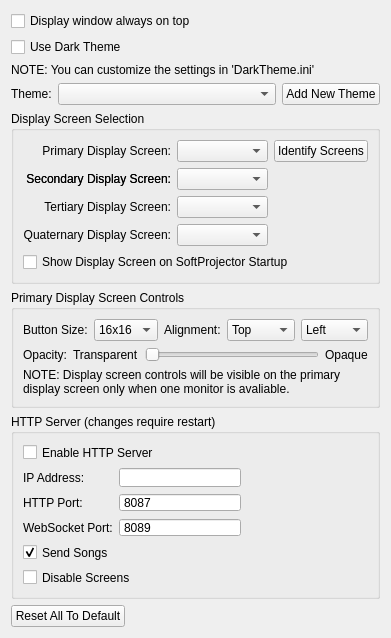
<?xml version="1.0" encoding="UTF-8"?>
<ui version="4.0">
 <class>GeneralSettingWidget</class>
 <widget class="QWidget" name="GeneralSettingWidget">
  <property name="geometry">
   <rect>
    <x>0</x>
    <y>0</y>
    <width>371</width>
    <height>519</height>
   </rect>
  </property>
  <layout class="QVBoxLayout" name="verticalLayout">
   <item>
    <widget class="QCheckBox" name="checkBoxDisplayOnTop">
     <property name="toolTip">
      <string>If checked, the screen &quot;window&quot; is always drawn on top of other windows. This prevents the user from accidently drawing a window onto the projector's screen.</string>
     </property>
     <property name="text">
      <string>Display window always on top</string>
     </property>
    </widget>
   </item>
   <item>
    <widget class="QCheckBox" name="checkBoxUseDarkTheme">
     <property name="toolTip">
      <string>Immediately Updates Registry</string>
     </property>
     <property name="text">
      <string>Use Dark Theme</string>
     </property>
    </widget>
   </item>
   <item>
    <widget class="QLabel" name="labelDarkThemeInfo">
     <property name="toolTip">
      <string/>
     </property>
     <property name="text">
      <string>NOTE: You can customize the settings in 'DarkTheme.ini'</string>
     </property>
    </widget>
   </item>
   <item>
    <layout class="QHBoxLayout" name="horizontalLayout_2">
     <item>
      <widget class="QLabel" name="label">
       <property name="text">
        <string>Theme:</string>
       </property>
      </widget>
     </item>
     <item>
      <widget class="QComboBox" name="comboBoxTheme">
       <property name="sizePolicy">
        <sizepolicy hsizetype="MinimumExpanding" vsizetype="Fixed">
         <horstretch>0</horstretch>
         <verstretch>0</verstretch>
        </sizepolicy>
       </property>
      </widget>
     </item>
     <item>
      <widget class="QPushButton" name="pushButtonAddTheme">
       <property name="text">
        <string>Add New Theme</string>
       </property>
       <property name="icon">
        <iconset resource="softprojector.qrc">
         <normaloff>:/icons/icons/add.png</normaloff>:/icons/icons/add.png</iconset>
       </property>
      </widget>
     </item>
    </layout>
   </item>
   <item>
    <widget class="QGroupBox" name="groupBoxDisplayScreen">
     <property name="title">
      <string>Display Screen Selection</string>
     </property>
     <layout class="QGridLayout" name="gridLayout">
      <item row="1" column="1">
       <widget class="QComboBox" name="comboBoxDisplayScreen_2">
        <property name="sizePolicy">
         <sizepolicy hsizetype="Expanding" vsizetype="Fixed">
          <horstretch>0</horstretch>
          <verstretch>0</verstretch>
         </sizepolicy>
        </property>
        <property name="toolTip">
         <string>Select onto which screen to display</string>
        </property>
       </widget>
      </item>
      <item row="0" column="1">
       <widget class="QComboBox" name="comboBoxDisplayScreen">
        <property name="sizePolicy">
         <sizepolicy hsizetype="MinimumExpanding" vsizetype="Fixed">
          <horstretch>0</horstretch>
          <verstretch>0</verstretch>
         </sizepolicy>
        </property>
        <property name="toolTip">
         <string>Select onto which screen to display</string>
        </property>
       </widget>
      </item>
      <item row="1" column="0">
       <widget class="QLabel" name="label_displayScreen_2">
        <property name="text">
         <string>Secondary Display Screen:</string>
        </property>
        <property name="alignment">
         <set>Qt::AlignRight|Qt::AlignTrailing|Qt::AlignVCenter</set>
        </property>
       </widget>
      </item>
      <item row="0" column="2">
       <widget class="QPushButton" name="pushButtonIdentifyScreens">
        <property name="toolTip">
         <string>Show each screen's number on that screen</string>
        </property>
        <property name="text">
         <string>Identify Screens</string>
        </property>
       </widget>
      </item>
      <item row="2" column="2">
       <spacer name="horizontalSpacer_5">
        <property name="orientation">
         <enum>Qt::Horizontal</enum>
        </property>
        <property name="sizeHint" stdset="0">
         <size>
          <width>40</width>
          <height>20</height>
         </size>
        </property>
       </spacer>
      </item>
      <item row="0" column="0">
       <widget class="QLabel" name="label_displayScreen">
        <property name="text">
         <string>Primary Display Screen:</string>
        </property>
        <property name="alignment">
         <set>Qt::AlignRight|Qt::AlignTrailing|Qt::AlignVCenter</set>
        </property>
       </widget>
      </item>
      <item row="2" column="1">
       <widget class="QComboBox" name="comboBoxDisplayScreen_3">
        <property name="sizePolicy">
         <sizepolicy hsizetype="Expanding" vsizetype="Fixed">
          <horstretch>0</horstretch>
          <verstretch>0</verstretch>
         </sizepolicy>
        </property>
        <property name="toolTip">
         <string>Select onto which screen to display</string>
        </property>
       </widget>
      </item>
      <item row="2" column="0">
       <widget class="QLabel" name="label_displayScreen_3">
        <property name="text">
         <string>Tertiary Display Screen:</string>
        </property>
        <property name="alignment">
         <set>Qt::AlignRight|Qt::AlignTrailing|Qt::AlignVCenter</set>
        </property>
       </widget>
      </item>
      <item row="1" column="0">
       <widget class="QLabel" name="label_displayScreen_2">
        <property name="text">
         <string>Secondary Display Screen:</string>
        </property>
        <property name="alignment">
         <set>Qt::AlignRight|Qt::AlignTrailing|Qt::AlignVCenter</set>
        </property>
       </widget>
      </item>
      <item row="4" column="0" colspan="3">
       <widget class="QCheckBox" name="checkBoxDisplayOnStartUp">
        <property name="text">
         <string>Show Display Screen on SoftProjector Startup</string>
        </property>
       </widget>
      </item>
      <item row="3" column="0">
       <widget class="QLabel" name="label_displayScreen_4">
        <property name="text">
         <string>Quaternary Display Screen:</string>
        </property>
        <property name="alignment">
         <set>Qt::AlignRight|Qt::AlignTrailing|Qt::AlignVCenter</set>
        </property>
       </widget>
      </item>
      <item row="3" column="1">
       <widget class="QComboBox" name="comboBoxDisplayScreen_4">
        <property name="toolTip">
         <string>Select onto which screen to display</string>
        </property>
       </widget>
      </item>
      <item row="3" column="2">
       <spacer name="horizontalSpacer_6">
        <property name="orientation">
         <enum>Qt::Horizontal</enum>
        </property>
        <property name="sizeHint" stdset="0">
         <size>
          <width>40</width>
          <height>20</height>
         </size>
        </property>
       </spacer>
      </item>
     </layout>
    </widget>
   </item>
   <item>
    <widget class="QGroupBox" name="groupBoxDisplayControls">
     <property name="title">
      <string>Primary Display Screen Controls</string>
     </property>
     <layout class="QGridLayout" name="gridLayout_4">
      <item row="2" column="0">
       <widget class="QLabel" name="labelControlsInfo">
        <property name="text">
         <string>NOTE: Display screen controls will be visible on the primary display screen only when one monitor is avaliable.</string>
        </property>
        <property name="wordWrap">
         <bool>true</bool>
        </property>
       </widget>
      </item>
      <item row="0" column="0">
       <layout class="QHBoxLayout" name="horizontalLayout">
        <item>
         <widget class="QLabel" name="labelIconSize">
          <property name="text">
           <string>Button Size:</string>
          </property>
         </widget>
        </item>
        <item>
         <widget class="QComboBox" name="comboBoxIconSize">
          <item>
           <property name="text">
            <string>16x16</string>
           </property>
          </item>
          <item>
           <property name="text">
            <string>24x24</string>
           </property>
          </item>
          <item>
           <property name="text">
            <string>32x32</string>
           </property>
          </item>
          <item>
           <property name="text">
            <string>48x48</string>
           </property>
          </item>
          <item>
           <property name="text">
            <string>64x64</string>
           </property>
          </item>
          <item>
           <property name="text">
            <string>96x96</string>
           </property>
          </item>
         </widget>
        </item>
        <item>
         <spacer name="horizontalSpacer_4">
          <property name="orientation">
           <enum>Qt::Horizontal</enum>
          </property>
          <property name="sizeHint" stdset="0">
           <size>
            <width>40</width>
            <height>20</height>
           </size>
          </property>
         </spacer>
        </item>
        <item>
         <widget class="QLabel" name="labelAlignment">
          <property name="text">
           <string>Alignment:</string>
          </property>
         </widget>
        </item>
        <item>
         <widget class="QComboBox" name="comboBoxControlsAlignV">
          <item>
           <property name="text">
            <string>Top</string>
           </property>
          </item>
          <item>
           <property name="text">
            <string>Middle</string>
           </property>
          </item>
          <item>
           <property name="text">
            <string>Bottom</string>
           </property>
          </item>
         </widget>
        </item>
        <item>
         <widget class="QComboBox" name="comboBoxControlsAlignH">
          <item>
           <property name="text">
            <string>Left</string>
           </property>
          </item>
          <item>
           <property name="text">
            <string>Center</string>
           </property>
          </item>
          <item>
           <property name="text">
            <string>Right</string>
           </property>
          </item>
         </widget>
        </item>
       </layout>
      </item>
      <item row="1" column="0">
       <layout class="QHBoxLayout" name="horizontalLayout_3">
        <item>
         <widget class="QLabel" name="labelOpacity">
          <property name="text">
           <string>Opacity:</string>
          </property>
         </widget>
        </item>
        <item>
         <widget class="QLabel" name="labelTransparent">
          <property name="text">
           <string>Transparent</string>
          </property>
         </widget>
        </item>
        <item>
         <widget class="QSlider" name="horizontalSliderOpacity">
          <property name="maximum">
           <number>102</number>
          </property>
          <property name="orientation">
           <enum>Qt::Horizontal</enum>
          </property>
         </widget>
        </item>
        <item>
         <widget class="QLabel" name="labelOpaque">
          <property name="text">
           <string>Opaque</string>
          </property>
         </widget>
        </item>
       </layout>
      </item>
     </layout>
    </widget>
   </item>
   <item>
    <widget class="QGroupBox" name="gridGroupBox">
     <property name="title">
      <string>HTTP Server (changes require restart)</string>
     </property>
     <layout class="QGridLayout" name="gridLayout_5">
      <property name="leftMargin">
       <number>9</number>
      </property>
      <property name="topMargin">
       <number>9</number>
      </property>
      <property name="rightMargin">
       <number>9</number>
      </property>
      <property name="bottomMargin">
       <number>9</number>
      </property>
      <item row="5" column="1">
       <widget class="QSpinBox" name="spinBoxWebSocketPort">
        <property name="minimumSize">
         <size>
          <width>60</width>
          <height>0</height>
         </size>
        </property>
        <property name="frame">
         <bool>true</bool>
        </property>
        <property name="buttonSymbols">
         <enum>QAbstractSpinBox::NoButtons</enum>
        </property>
        <property name="maximum">
         <number>9999</number>
        </property>
        <property name="value">
         <number>8089</number>
        </property>
       </widget>
      </item>
      <item row="4" column="2">
       <spacer name="horizontalSpacer_5">
        <property name="orientation">
         <enum>Qt::Horizontal</enum>
        </property>
        <property name="sizeType">
         <enum>QSizePolicy::Expanding</enum>
        </property>
        <property name="sizeHint" stdset="0">
         <size>
          <width>40</width>
          <height>20</height>
         </size>
        </property>
       </spacer>
      </item>
      <item row="4" column="0">
       <widget class="QLabel" name="label_httpPort">
        <property name="enabled">
         <bool>true</bool>
        </property>
        <property name="sizePolicy">
         <sizepolicy hsizetype="Minimum" vsizetype="Preferred">
          <horstretch>0</horstretch>
          <verstretch>0</verstretch>
         </sizepolicy>
        </property>
        <property name="minimumSize">
         <size>
          <width>0</width>
          <height>0</height>
         </size>
        </property>
        <property name="maximumSize">
         <size>
          <width>16777213</width>
          <height>16777215</height>
         </size>
        </property>
        <property name="text">
         <string>HTTP Port:</string>
        </property>
       </widget>
      </item>
      <item row="7" column="0" colspan="3">
       <widget class="QCheckBox" name="checkBoxSendSongs">
        <property name="toolTip">
         <string>Send song verses over WebSocket when HTTP mode is active.</string>
        </property>
        <property name="text">
         <string>Send Songs</string>
        </property>
        <property name="checked">
         <bool>true</bool>
        </property>
       </widget>
      </item>
      <item row="8" column="0" colspan="3">
       <widget class="QCheckBox" name="checkBoxDisableScreens">
        <property name="toolTip">
         <string>Disable display forms for HTTP-only use (restart required).</string>
        </property>
        <property name="text">
         <string>Disable Screens</string>
        </property>
       </widget>
      </item>
      <item row="5" column="0">
       <widget class="QLabel" name="label_webSocketPort">
        <property name="text">
         <string>WebSocket Port:</string>
        </property>
       </widget>
      </item>
      <item row="4" column="1">
       <widget class="QSpinBox" name="spinBoxHttpPort">
        <property name="sizePolicy">
         <sizepolicy hsizetype="Preferred" vsizetype="Fixed">
          <horstretch>0</horstretch>
          <verstretch>0</verstretch>
         </sizepolicy>
        </property>
        <property name="minimumSize">
         <size>
          <width>60</width>
          <height>0</height>
         </size>
        </property>
        <property name="frame">
         <bool>true</bool>
        </property>
        <property name="buttonSymbols">
         <enum>QAbstractSpinBox::NoButtons</enum>
        </property>
        <property name="maximum">
         <number>9999</number>
        </property>
        <property name="value">
         <number>8087</number>
        </property>
       </widget>
      </item>
      <item row="0" column="0" colspan="3">
       <widget class="QCheckBox" name="checkBoxEnableHttpServer">
        <property name="text">
         <string>Enable HTTP Server</string>
        </property>
       </widget>
      </item>
      <item row="2" column="0">
       <widget class="QLabel" name="label_ipAddress">
        <property name="text">
         <string>IP Address:</string>
        </property>
       </widget>
      </item>
      <item row="2" column="1">
       <widget class="QLineEdit" name="lineEditHTTPServerIPAddress"/>
      </item>
     </layout>
    </widget>
   </item>
   <item>
    <spacer name="verticalSpacer">
     <property name="orientation">
      <enum>Qt::Vertical</enum>
     </property>
     <property name="sizeHint" stdset="0">
      <size>
       <width>20</width>
       <height>40</height>
      </size>
     </property>
    </spacer>
   </item>
   <item>
    <layout class="QGridLayout" name="gridLayout_2">
     <item row="0" column="0">
      <widget class="QPushButton" name="pushButtonDefault">
       <property name="text">
        <string>Reset All To Default</string>
       </property>
      </widget>
     </item>
     <item row="0" column="1">
      <spacer name="horizontalSpacer">
       <property name="orientation">
        <enum>Qt::Horizontal</enum>
       </property>
       <property name="sizeHint" stdset="0">
        <size>
         <width>40</width>
         <height>20</height>
        </size>
       </property>
      </spacer>
     </item>
    </layout>
   </item>
  </layout>
 </widget>
 <tabstops>
  <tabstop>checkBoxDisplayOnTop</tabstop>
  <tabstop>comboBoxTheme</tabstop>
  <tabstop>pushButtonAddTheme</tabstop>
  <tabstop>comboBoxDisplayScreen</tabstop>
  <tabstop>comboBoxDisplayScreen_2</tabstop>
  <tabstop>comboBoxIconSize</tabstop>
  <tabstop>comboBoxControlsAlignV</tabstop>
  <tabstop>comboBoxControlsAlignH</tabstop>
  <tabstop>horizontalSliderOpacity</tabstop>
  <tabstop>pushButtonDefault</tabstop>
 </tabstops>
 <resources>
  <include location="softprojector.qrc"/>
 </resources>
 <connections/>
</ui>
